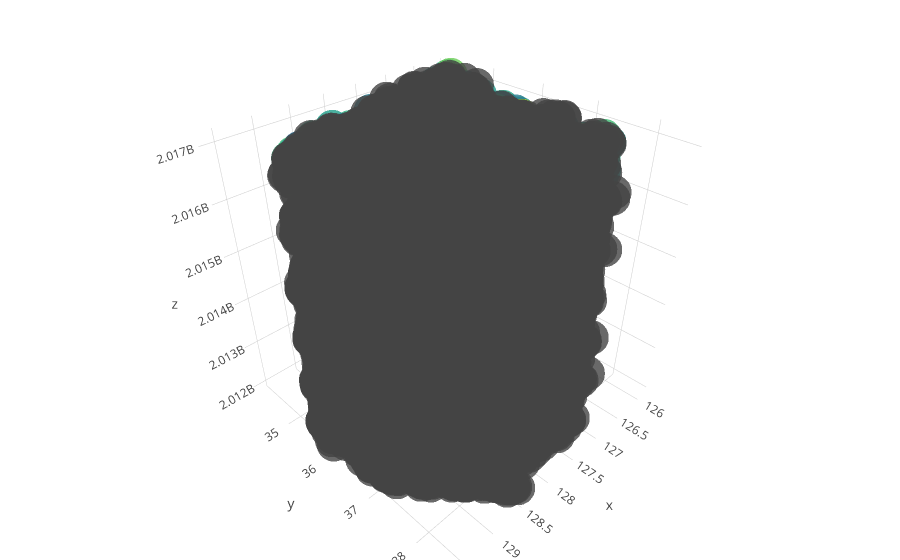

The notebook cell this image was saved under:
### Code cell
import plotly.offline as py_off
%matplotlib inline


trace1 = go.Scatter3d(
    x=X_3d.경도,
    y=X_3d.위도,
    z=X_3d.발생년월일시,
    mode='markers',
    marker=dict(
        size=12,
        color=np.random.randn(500),                # set color to an array/list of desired values
        colorscale='Viridis',   # choose a colorscale
        opacity=0.8
    )
)

data = [trace1]
layout = go.Layout(
    margin=dict(
        l=0,
        r=0,
        b=0,
        t=0
    )
)
fig = go.Figure(data=data, layout=layout)
py_off.iplot(fig, filename='3d-scatter-colorscale')

### Figure 1 — Plotly figure (JSON) as saved in the notebook; plotly's stock layout.template omitted (floating-point values rounded to 4 significant figures; data arrays with more than 128 entries replaced by an {"elided": "..."} marker saying what was removed)
{"data": [{"marker": {"color": {"elided": "500 float values"}, "colorscale": "Viridis", "opacity": 0.8, "size": 12}, "mode": "markers", "type": "scatter3d", "uid": "174e1c14-a067-11e8-ab70-186590cebd93", "x": {"elided": "24538 float values"}, "y": {"elided": "24538 float values"}, "z": {"elided": "24538 int values"}}], "layout": {"margin": {"b": 0, "l": 0, "r": 0, "t": 0}}}
